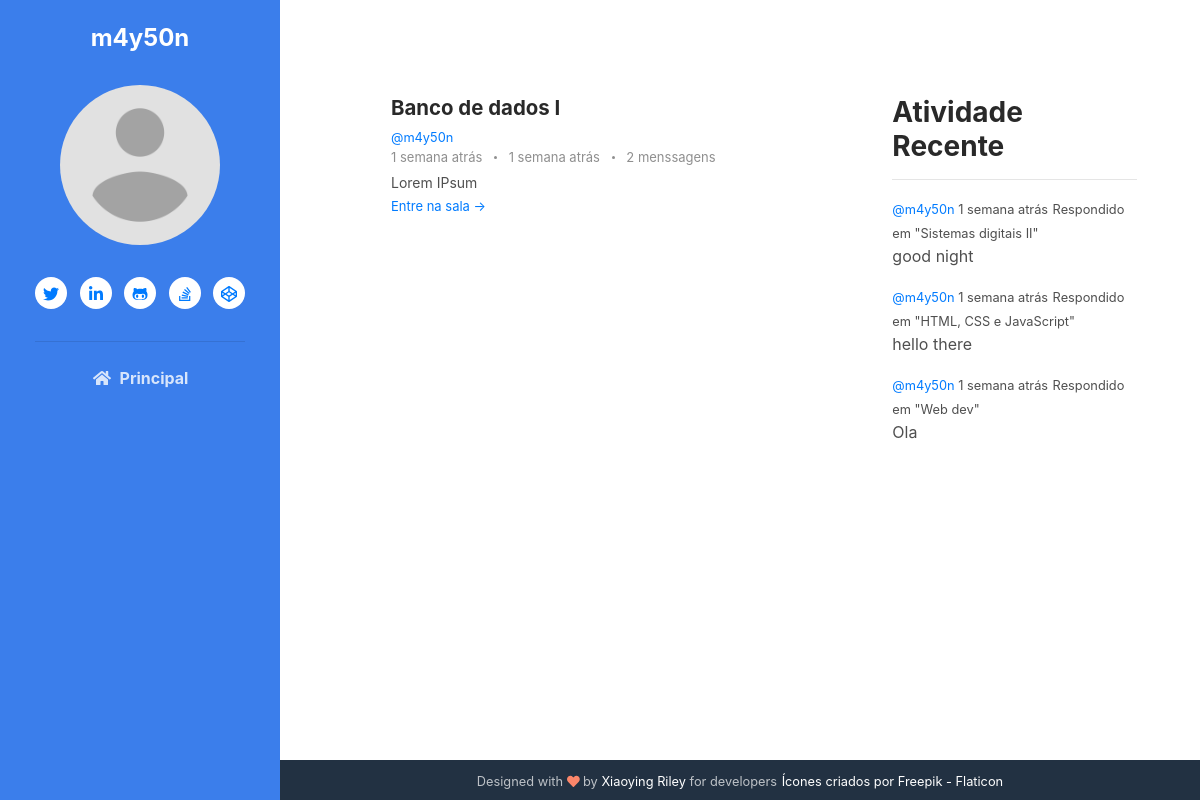
Before: /profile/3 (signed in) with the older database file.
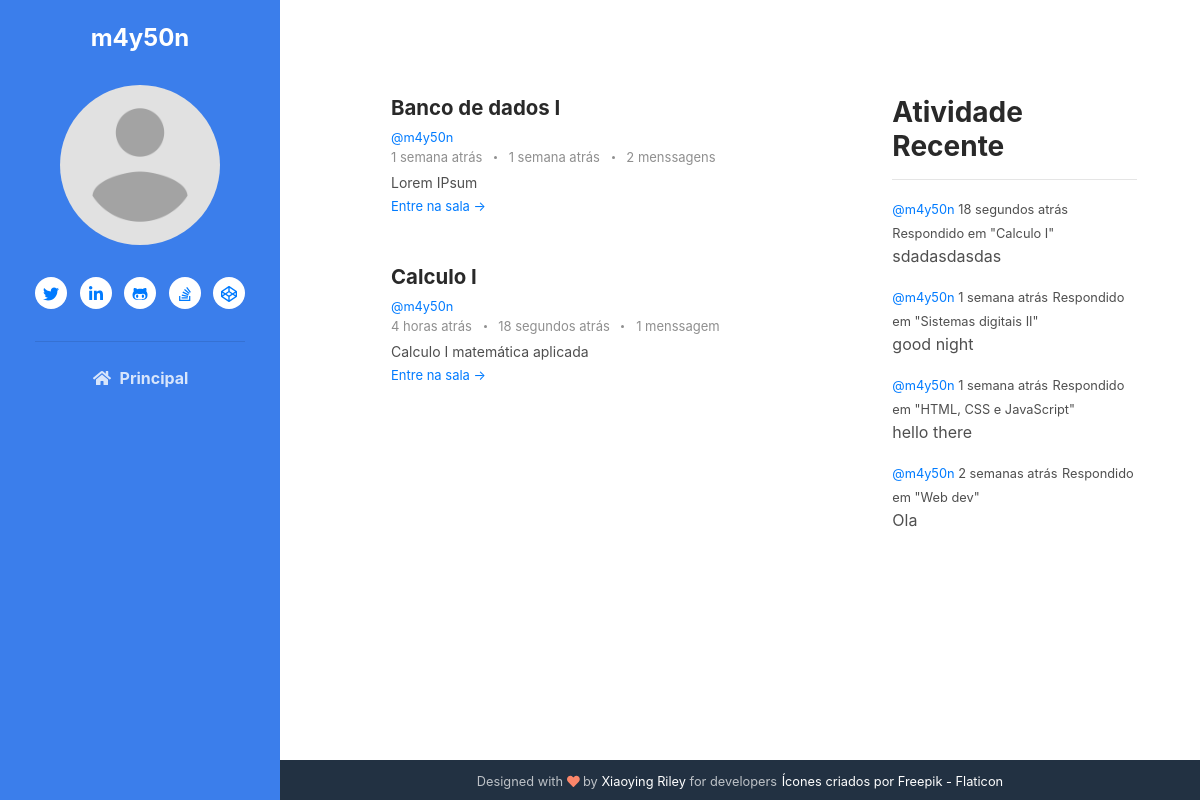
After: the same page with the newer database file.
### base/models.py (models this page shows, shortened)
class Room(models.Model):
    host = models.ForeignKey(User, on_delete=models.SET_NULL, null=True)
    classe = models.ForeignKey(Classe, on_delete=models.SET_NULL, null=True)
    name = models.CharField(max_length=200)
    desc = models.TextField(null=True, blank=True)
    room_join = models.CharField(default='room', max_length=20)
    participants = models.ManyToManyField(
        User, related_name='participants', blank=True)
    updated = models.DateTimeField(auto_now=True)
    created = models.DateTimeField(auto_now_add=True)
    created_in = models.TextField(default='capsulat', blank=True)
    crypt_key = models.CharField(max_length=23)
    class Meta:
        ordering = ['-updated', '-created']
    def __str__(self):
        return self.name

class Message(models.Model):
    user = models.ForeignKey(User, on_delete=models.CASCADE)
    room = models.ForeignKey(Room, on_delete=models.CASCADE)
    body = models.TextField()
    update = models.DateTimeField(auto_now=True)
    created = models.DateTimeField(auto_now_add=True)
    created_in = models.TextField(null=True, blank=True)

### base/views.py (the view)
# urls.py: path('profile/<str:pk>', views.userProfile, name="user-profile"),
@login_required(login_url='login')
def userProfile(request, pk):
    user = User.objects.get(id=pk)
    rooms = user.room_set.all()
    room_messages = user.message_set.all().order_by('-created')
    classes = Classe.objects.all()
    recent_activity = room_messages[:6]
    context = {'user': user, 'rooms': rooms,
               'room_messages': room_messages, 'classes': classes, 'recent_activity': recent_activity}
    return render(request, 'base/profile.html', context)

### base/templates/base/profile.html
{% extends 'main.html' %}
{% block content%}
    <div class="main-2-column main-container">
        <div>
            {% include 'base/feed_component.html' %}
        </div>
        <div>
            {% include 'base/activity_component.html' %}
        </div>
    </div>
{% endblock content %}

### templates/main.html (shortened to what this page needs)
<!DOCTYPE html>
{% load static %}
<html lang="pt-BR">
	<head>
		<link
			rel="stylesheet"
			href="https://cdn.jsdelivr.net/npm/bootstrap@4.3.1/dist/css/bootstrap.min.css"
		/>
		<link rel="stylesheet" href="{% static 'styles/main.css' %}" />
	</head>
	<body>
		{% include 'navbar.html' %}
		<div class="main-wrapper over-y">
			{% block content %} {% endblock %}
			<footer class="footer text-center py-2 theme-bg-dark">
				<small class="copyright"
					>Designed with <i class="fas fa-heart" style="color: #fb866a"></i> by
					<a href="http://themes.3rdwavemedia.com" target="_blank"
						>Xiaoying Riley</a
					>
					for developers</small
				>
				<small
					><a
						href="https://www.flaticon.com/br/icones-gratis/comprimido"
						title="comprimido ícones"
						>Ícones criados por Freepik - Flaticon</a
					></small
				>
			</footer>
		</div>
	</body>
</html>

### templates/navbar.html (shortened to what this page needs)
{% load static %}
<header class="header text-center">
    {% if user.is_authenticated %}
        <h1 class="blog-name pt-lg-4 mb-0"><a href="">{{user}} </a></h1>
        <nav class="navbar navbar-expand-lg navbar-dark" >
                <div id="navigation" class="collapse navbar-collapse flex-column" >
                    <div class="profile-section pt-3 pt-lg-0">
                        <img class="profile-image mb-3 rounded-circle mx-auto" src="{% static 'images/profile.png' %}" alt="image" >
                        <ul class="social-list list-inline py-3 mx-auto">
                            <li class="list-inline-item"><a href="#"><i class="fab fa-twitter fa-fw"></i></a></li>
                            <li class="list-inline-item"><a href="#"><i class="fab fa-linkedin-in fa-fw"></i></a></li>
                            <li class="list-inline-item"><a href="#"><i class="fab fa-github-alt fa-fw"></i></a></li>
                            <li class="list-inline-item"><a href="#"><i class="fab fa-stack-overflow fa-fw"></i></a></li>
                            <li class="list-inline-item"><a href="#"><i class="fab fa-codepen fa-fw"></i></a></li>
                        </ul>
                        <hr>
                    </div>
                    <ul id="navi" class="navbar-nav flex-column text-left" onclick="navIconActive()">
                        <li class="nav-item">
                            <a class="nav-link" href="{% url 'home' %}"><i class="fas fa-home fa-fw mr-2"></i>Principal <span class="sr-only">(current)</span></a>
                        </li>
                    </ul>
                </div>
        </nav>
    {% endif %}
</header>

### base/templates/base/feed_component.html (shortened to what this page needs)
{% load humanize %}
<section class="blog-list px-3 py-5 p-md-5 ">
    <div class="container">
        {% for room in rooms %}
            <div class="item mb-5">
                <div class="media">
                    <div class="media-body">
                        <h3 class="title mb-1">
                            <a href="{% url 'join' room.id%}">
                                {{room.name}}
                            </a>
                        </h3>
                        <small><a href="{% url 'user-profile' room.host.id %}">@{{room.host.username}}</a></small>
                        <div class="meta mb-1"><span class="date">
                            {{room.created_in}}
                        </span>
                            {% if room.message_set.all.count > 0 %}
                            <span class="time">
                            {% for m in room.message_set.all %}
                                {% if forloop.last %}
                                {{m.created_in}}
                                {% endif %}
                            {% endfor%}
                            </span>
                            {% endif %}
                            <span class="comment">
                                <a href="#">
                                    {{room.message_set.all.count}}
                                {% if room.message_set.all.count > 1 or room.message_set.all.count == 0%}
                                    menssagens
                                {% else %}
                                    menssagem
                                {% endif %}
                                </a>
                            </span>
                        </div>
                        <div class="intro">{{room.desc|truncatechars:70}}</div>
                        <a class="more-link" href="{% url 'room' room.id%}">Entre na sala &rarr;</a>
                    </div>
                </div>
            </div>
        {% endfor %}
    </div>
</section>

### base/templates/base/activity_component.html
<div class="container pt-5">
	<h3>Atividade Recente</h3>
	<hr />
	{% for message in recent_activity%}
	<div>
		<small
			><a href="{% url 'user-profile' message.user.id%}">@{{message.user}} </a>
			{{message.created_in}}</small
		>
		<small>Respondido em "{{message.room}}"</small>
		<p>{{message.body|truncatechars:50}}</p>
	</div>
	{% endfor %}
</div>

### static/styles/main.css (style rules this page uses)
.main-container { min-height: calc(100vh - 40px) !important; padding: 48px; }
.over-y { overflow-y: hidden !important; }
.main-2-column { display: grid; grid-template-columns: 3fr 1.5fr; }
body { -webkit-font-smoothing: antialiased; -moz-osx-font-smoothing: grayscale; color: #4f4f4f; }
h1, h2, h3, h4, h5, h6 { color: #292929; font-weight: bold; }
.theme-bg-dark { background: #223142 !important; }
.header { position: fixed; left: 0; top: 0; height: 100vh; width: 280px; background: #3b7eeb; color: #fff; }
.header .blog-name { font-weight: bold; font-size: 1.5rem; color: #fff; }
.header .blog-name a { color: #fff; }
.header .navbar { padding: 2rem 1rem; }
.header .nav-item { font-weight: bold; }
.header .nav-item .nav-link { color: rgba(255, 255, 255, 0.8); }
.profile-section .profile-image { max-width: 160px; }
.social-list a { width: 32px; height: 32px; padding-top: 5px; display: inline-block; text-align: center; border-radius: 50%; transition: all 0.4s ease-in-out; background-color: #fff; }
.main-wrapper { margin-left: 280px; background: #fff; }
.main-wrapper .container { max-width: 820px; }
.footer { color: rgba(255, 255, 255, 0.7); }
.footer a { color: #fff; }
.blog-list .item .title { font-size: 1.275rem; }
.blog-list .item .title a { color: #292929; }
.blog-list .item .intro { font-size: 0.875rem; }
.blog-list .item .more-link { font-size: 0.8125rem; }
.meta { color: #8f8f8f; font-size: 0.8125rem; }
.meta span { display: inline-block; }
.meta span a { color: #8f8f8f; }
.meta span:after { content: ""; display: inline-block; width: 3px; height: 3px; border-radius: 50%; background: #8f8f8f; margin-left: 0.5rem; margin-right: 0.5rem; position: relative; top: -3px; }
.meta span:last-child:after { display: none; }
body { overflow-x: hidden; }

Changed rows visible on the page:
added Room: name "Calculo I", host.username "m4y50n", created_in "4 horas atrás", message_set.all.count "1", shows "menssagem", desc "Calculo I matemática aplicada"
added Message: created_in "18 segundos atrás", user "m4y50n", room "Calculo I", body "sdadasdasdas"
changed Message "Ola": created_in "1 semana atrás" → "2 semanas atrás"
